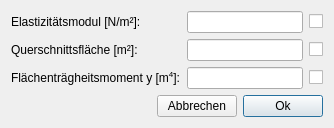
<?xml version="1.0" encoding="UTF-8"?>
<ui version="4.0">
 <class>SetEAIGlobalDialog</class>
 <widget class="QDialog" name="SetEAIGlobalDialog">
  <property name="geometry">
   <rect>
    <x>0</x>
    <y>0</y>
    <width>334</width>
    <height>123</height>
   </rect>
  </property>
  <property name="windowTitle">
   <string>Dialog</string>
  </property>
  <layout class="QVBoxLayout" name="verticalLayout">
   <item>
    <layout class="QGridLayout" name="gridLayout">
     <item row="0" column="0">
      <widget class="QLabel" name="label">
       <property name="text">
        <string>Elastizitätsmodul [N/m²]:</string>
       </property>
      </widget>
     </item>
     <item row="0" column="1">
      <widget class="LineEdit" name="EInput"/>
     </item>
     <item row="0" column="2">
      <widget class="QCheckBox" name="EBox">
       <property name="text">
        <string/>
       </property>
      </widget>
     </item>
     <item row="1" column="0">
      <widget class="QLabel" name="label_2">
       <property name="text">
        <string>Querschnittsfläche [m²]:</string>
       </property>
      </widget>
     </item>
     <item row="1" column="1">
      <widget class="LineEdit" name="AInput"/>
     </item>
     <item row="1" column="2">
      <widget class="QCheckBox" name="ABox">
       <property name="text">
        <string/>
       </property>
      </widget>
     </item>
     <item row="2" column="0">
      <widget class="QLabel" name="label_3">
       <property name="text">
        <string>Flächenträgheitsmoment y [m&lt;sup&gt;4&lt;/sup&gt;]:</string>
       </property>
      </widget>
     </item>
     <item row="2" column="1">
      <widget class="LineEdit" name="IInput"/>
     </item>
     <item row="2" column="2">
      <widget class="QCheckBox" name="IBox">
       <property name="text">
        <string/>
       </property>
      </widget>
     </item>
    </layout>
   </item>
   <item>
    <layout class="QHBoxLayout" name="horizontalLayout">
     <item>
      <spacer name="horizontalSpacer">
       <property name="orientation">
        <enum>Qt::Horizontal</enum>
       </property>
       <property name="sizeHint" stdset="0">
        <size>
         <width>40</width>
         <height>20</height>
        </size>
       </property>
      </spacer>
     </item>
     <item>
      <widget class="QPushButton" name="cancelButton">
       <property name="text">
        <string>Abbrechen</string>
       </property>
      </widget>
     </item>
     <item>
      <widget class="QPushButton" name="okButton">
       <property name="text">
        <string>Ok</string>
       </property>
       <property name="default">
        <bool>true</bool>
       </property>
      </widget>
     </item>
    </layout>
   </item>
  </layout>
 </widget>
 <customwidgets>
  <customwidget>
   <class>LineEdit</class>
   <extends>QLineEdit</extends>
   <header>widgets/lineedit.h</header>
  </customwidget>
 </customwidgets>
 <resources/>
 <connections/>
</ui>
